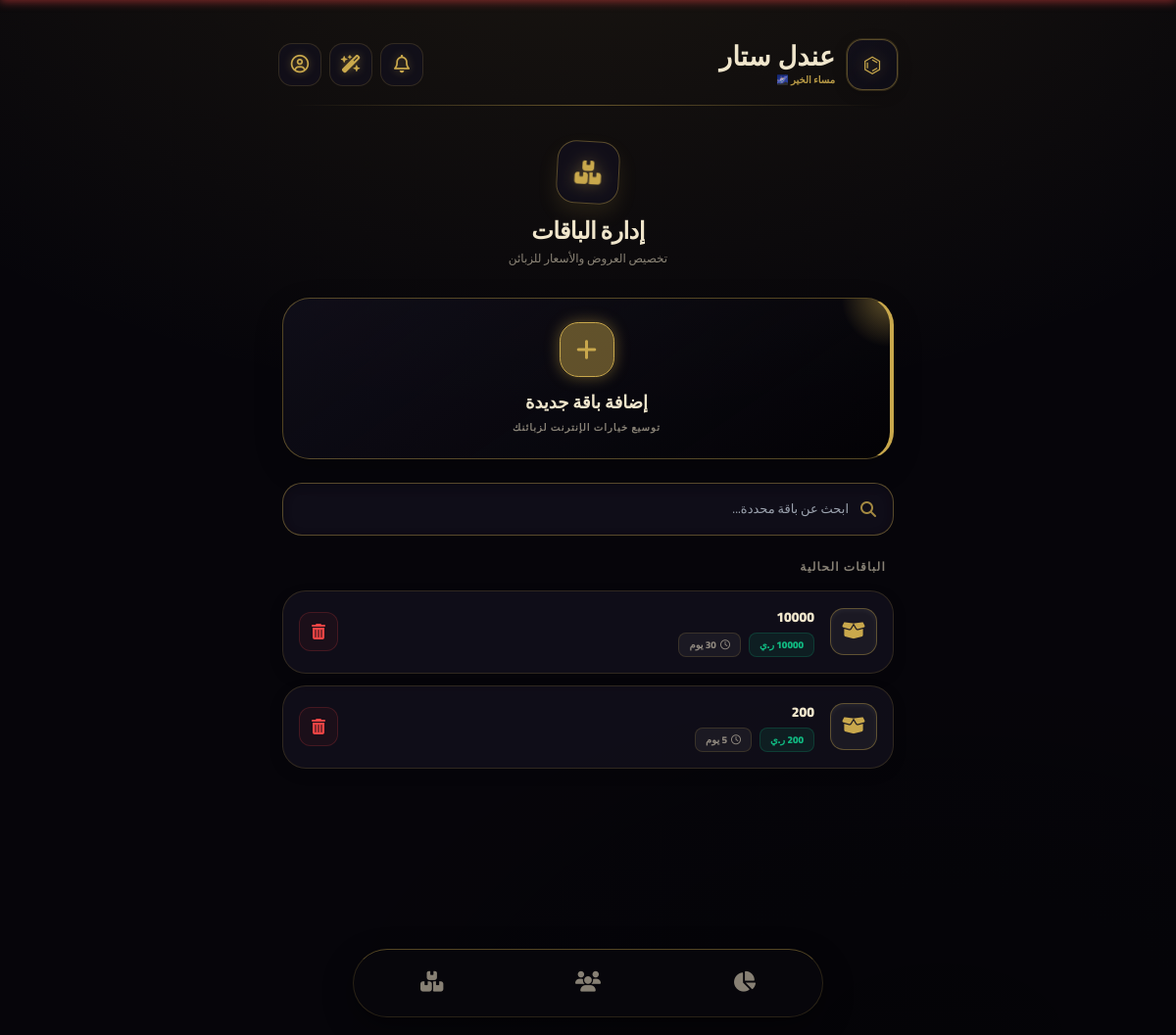
The page /admin/packages (signed in) on the database its author committed.
### app.py (models this page shows)
class Package(db.Model):
    id = db.Column(db.Integer, primary_key=True)
    name = db.Column(db.String(50), unique=True, nullable=False)
    price = db.Column(db.Float, nullable=False)
    validity_days = db.Column(db.Integer, nullable=False)
    description = db.Column(db.String(200))

### app.py (the view)
@app.route('/admin/packages')
def manage_packages():
    if session.get('role') != 'admin': return redirect('/login')
    packages = Package.query.all()
    return render_template('manage_packages.html', packages=packages)

### templates/manage_packages.html (shortened to what this page needs)
{% extends "base.html" %}
{% block content %}
<div class="px-2 pt-4 pb-24">
    <div class="text-center mb-8 stagger-1">
        <div class="inline-flex items-center justify-center w-16 h-16 rounded-[1.2rem] bg-[var(--bg-card)] border border-[var(--border-bright)] mb-3 shadow-[0_10px_20px_var(--glow)] rotate-3 hover:rotate-0 transition-transform">
            <i class="fas fa-boxes-stacked text-2xl text-[var(--accent)] drop-shadow-[0_0_8px_var(--accent-glow)]"></i>
        </div>
        <h1 class="text-2xl font-black text-[var(--text-primary)] tracking-tight">إدارة الباقات</h1>
        <p class="text-xs text-[var(--text-muted)] mt-1">تخصيص العروض والأسعار للزبائن</p>
    </div>
    <a href="/admin/add_package" onclick="playGlassSound()" class="quick-action-card stagger-2">
        <div class="inline-flex w-14 h-14 bg-[var(--accent-glow)] rounded-[1.2rem] items-center justify-center mb-3 border border-[var(--accent)] shadow-[0_0_15px_var(--accent-glow)]">
            <i class="fas fa-plus text-2xl text-[var(--accent)]"></i>
        </div>
        <h2 class="text-lg font-black text-[var(--text-primary)] mb-1">إضافة باقة جديدة</h2>
        <p class="text-[10px] text-[var(--text-muted)] font-bold uppercase tracking-widest">توسيع خيارات الإنترنت لزبائنك</p>
    </a>
    <div class="search-input-wrap stagger-3">
        <i class="fas fa-search search-icon"></i>
        <input type="text" id="searchInput" class="search-input" placeholder="ابحث عن باقة محددة..." onkeyup="filterPackages()">
    </div>
    <h2 class="text-xs font-bold text-[var(--text-muted)] uppercase tracking-widest mb-4 px-2 stagger-4">الباقات الحالية</h2>
    <div id="packagesList" class="stagger-4">
        {% for p in packages %}
        <div class="pkg-card package-item">
            <div class="flex items-center gap-4 w-full">
                <div class="pkg-icon">
                    <i class="fas fa-box-open"></i>
                </div>
                <div class="flex-1">
                    <h3 class="text-sm font-black text-[var(--text-primary)] mb-1.5">{{ p.name }}</h3>
                    <div class="flex gap-2 items-center">
                        <span class="badge-price">{{ p.price | round(0) | int }} ر.ي</span>
                        <span class="badge-days"><i class="far fa-clock"></i> {{ p.validity_days }} يوم</span>
                    </div>
                </div>
                <button onclick="confirmDeletePackage({{ p.id }}, '{{ p.name }}')" class="btn-delete" title="حذف الباقة">
                    <i class="fas fa-trash-alt"></i>
                </button>
            </div>
        </div>
        {% endfor %}
    </div>
</div>
{% endblock %}

### templates/base.html (style rules this page uses)
body.theme-1 { --bg-primary: #06050a; --bg-secondary: #0e0d16; --bg-card: rgba(18, 16, 28, 0.8); --accent: #c9a84c; --accent-light: #e8c96a; --accent-dark: #9a7a2e; --accent-glow: rgba(201, 168, 76, 0.45); --glow: rgba(201, 168, 76, 0.12); --orb-1: #c9a84c; --orb-2: #7a5c20; --text-primary: #f0e6cc; --text-muted: rgba(240, 230, 204, 0.55); --border: rgba(201, 168, 76, 0.18); --border-bright: rgba(201, 168, 76, 0.4); --line: rgba(201, 168, 76, 0.25); --nav-bg: rgba(8, 7, 12, 0.95); }
*, *::before, *::after { box-sizing: border-box; }
body { font-family: 'Cairo', sans-serif; background-color: var(--bg-primary); background-image: radial-gradient(ellipse 80% 60% at 50% -20%, var(--glow), transparent), radial-gradient(ellipse 60% 40% at 80% 100%, rgba(0,0,0,0.3), transparent); color: var(--text-primary); min-height: 100vh; transition: background-color 0.3s ease, color 0.3s ease; -webkit-tap-highlight-color: transparent; margin: 0; padding: 0; overflow-x: hidden; }
.pt-safe { padding-top: max(20px, env(safe-area-inset-top)); }

### templates/manage_packages.html (style rules this page uses)
.stagger-1 { animation: fadeUp 0.4s cubic-bezier(0.34, 1.56, 0.64, 1) 0.1s both; }
.stagger-2 { animation: fadeUp 0.4s cubic-bezier(0.34, 1.56, 0.64, 1) 0.2s both; }
.stagger-3 { animation: fadeUp 0.4s cubic-bezier(0.34, 1.56, 0.64, 1) 0.3s both; }
.stagger-4 { animation: fadeUp 0.4s cubic-bezier(0.34, 1.56, 0.64, 1) 0.4s both; }
.quick-action-card { background: linear-gradient(145deg, var(--bg-card) 0%, rgba(0,0,0,0.4) 100%); border: 1px solid var(--border-bright); border-right: 4px solid var(--accent); border-radius: 28px; padding: 24px; text-align: center; transition: 0.3s cubic-bezier(0.34, 1.56, 0.64, 1); display: block; text-decoration: none; position: relative; overflow: hidden; box-shadow: 0 10px 30px rgba(0,0,0,0.2); margin-bottom: 24px; }
.quick-action-card::before { content: ''; position: absolute; top: -50px; right: -50px; width: 100px; height: 100px; background: radial-gradient(circle, var(--accent-glow), transparent 70%); pointer-events: none; }
.search-input-wrap { position: relative; margin-bottom: 24px; }
.search-input { width: 100%; background: var(--bg-card); border: 1px solid var(--border-bright); border-radius: 20px; padding: 16px 45px 16px 16px; color: var(--text-primary); font-family: 'Cairo', sans-serif; font-size: 13px; outline: none; transition: 0.3s; box-shadow: inset 0 2px 10px rgba(0,0,0,0.2); }
.search-icon { position: absolute; right: 18px; top: 50%; transform: translateY(-50%); color: var(--accent); opacity: 0.8; }
.pkg-card { background: var(--bg-card); border: 1px solid var(--border); border-radius: 24px; padding: 16px; margin-bottom: 12px; display: flex; justify-content: space-between; align-items: center; box-shadow: 0 5px 15px rgba(0,0,0,0.1); transition: 0.3s; position: relative; overflow: hidden; }
.pkg-card::after { content: ''; position: absolute; inset: 0; background: linear-gradient(90deg, transparent, var(--accent-glow), transparent); transform: translateX(100%); transition: 0.5s; opacity: 0; pointer-events: none; }
.pkg-icon { width: 48px; height: 48px; border-radius: 14px; shrink-0; background: rgba(255,255,255,0.05); border: 1px solid var(--border-bright); display: flex; align-items: center; justify-content: center; font-size: 1.2rem; color: var(--accent); box-shadow: inset 0 2px 5px rgba(255,255,255,0.05); }
.badge-price { background: rgba(16, 185, 129, 0.1); border: 1px solid rgba(16, 185, 129, 0.2); color: #10b981; padding: 4px 10px; border-radius: 8px; font-size: 10px; font-weight: 900; }
.badge-days { background: rgba(255,255,255,0.05); border: 1px solid var(--border); color: var(--text-muted); padding: 4px 10px; border-radius: 8px; font-size: 10px; font-weight: 800; display: flex; align-items: center; gap: 4px; }
.btn-delete { width: 40px; height: 40px; border-radius: 12px; shrink-0; background: rgba(239, 68, 68, 0.05); border: 1px solid rgba(239, 68, 68, 0.2); color: #ef4444; display: flex; align-items: center; justify-content: center; cursor: pointer; transition: 0.2s; outline: none; }

### rows shown on the page
Package: name "10000", validity_days "30"
Package: name "200", validity_days "5"
